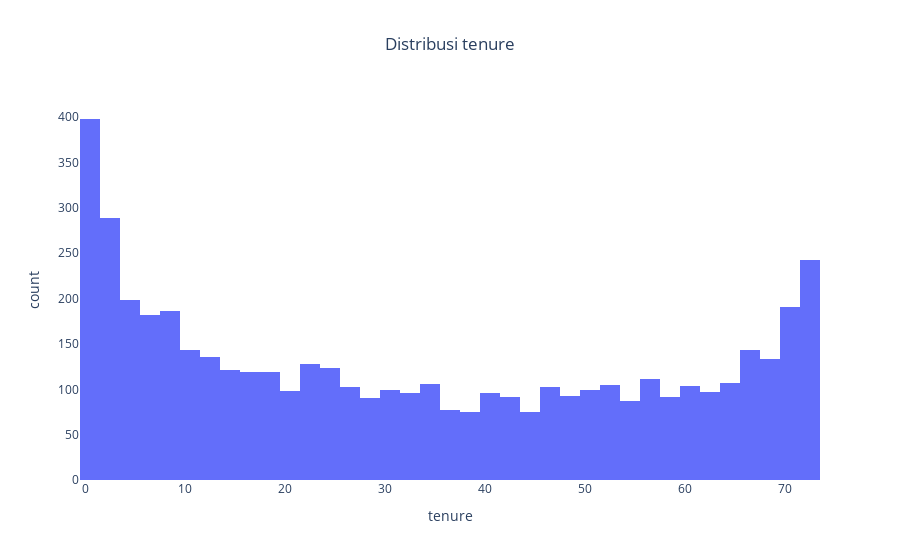
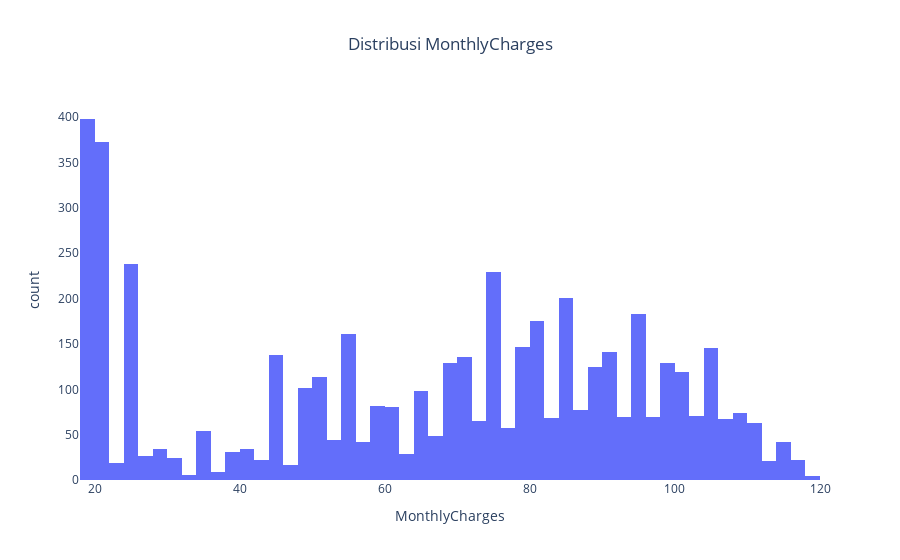

Notebook code cell kept with these figures, in order:
### Markdown cell above
## Identify Outlier

### Code cell
# Ambil semua kolom numerik dari df_edit
num_cols = df_edit.select_dtypes(include="number").columns.tolist()

# Buat histogram distribusi untuk tiap kolom numerik
for hist in num_cols:
    hist_cols = px.histogram(df_edit, x=hist, title=f"Distribusi {hist}")
    hist_cols.update_layout(
        title={"x": 0.5},             # Judul tengah horizontal
        plot_bgcolor="rgba(0,0,0,0)", # Latar belakang plot transparan
        paper_bgcolor="rgba(0,0,0,0)"  # Latar belakang kanvas transparan
    )
    hist_cols.show()  # Tampilkan histogram interaktif

### Figure 1 — Plotly figure (JSON) as saved in the notebook; plotly's stock layout.template omitted (floating-point values rounded to 4 significant figures; data arrays with more than 128 entries replaced by an {"elided": "..."} marker saying what was removed)
{"data": [{"bingroup": "x", "hovertemplate": "tenure=%{x}<br>count=%{y}<extra></extra>", "legendgroup": "", "marker": {"color": "#636efa", "pattern": {"shape": ""}}, "name": "", "orientation": "v", "showlegend": false, "type": "histogram", "x": {"elided": "4853 int values"}, "xaxis": "x", "yaxis": "y"}], "layout": {"barmode": "relative", "legend": {"tracegroupgap": 0}, "paper_bgcolor": "rgba(0,0,0,0)", "plot_bgcolor": "rgba(0,0,0,0)", "title": {"text": "Distribusi tenure", "x": 0.5}, "xaxis": {"anchor": "y", "domain": [0, 1], "title": {"text": "tenure"}}, "yaxis": {"anchor": "x", "domain": [0, 1], "title": {"text": "count"}}}}

### Figure 2 — Plotly figure (JSON) as saved in the notebook; plotly's stock layout.template omitted (floating-point values rounded to 4 significant figures; data arrays with more than 128 entries replaced by an {"elided": "..."} marker saying what was removed)
{"data": [{"bingroup": "x", "hovertemplate": "MonthlyCharges=%{x}<br>count=%{y}<extra></extra>", "legendgroup": "", "marker": {"color": "#636efa", "pattern": {"shape": ""}}, "name": "", "orientation": "v", "showlegend": false, "type": "histogram", "x": {"elided": "4853 float values"}, "xaxis": "x", "yaxis": "y"}], "layout": {"barmode": "relative", "legend": {"tracegroupgap": 0}, "paper_bgcolor": "rgba(0,0,0,0)", "plot_bgcolor": "rgba(0,0,0,0)", "title": {"text": "Distribusi MonthlyCharges", "x": 0.5}, "xaxis": {"anchor": "y", "domain": [0, 1], "title": {"text": "MonthlyCharges"}}, "yaxis": {"anchor": "x", "domain": [0, 1], "title": {"text": "count"}}}}
